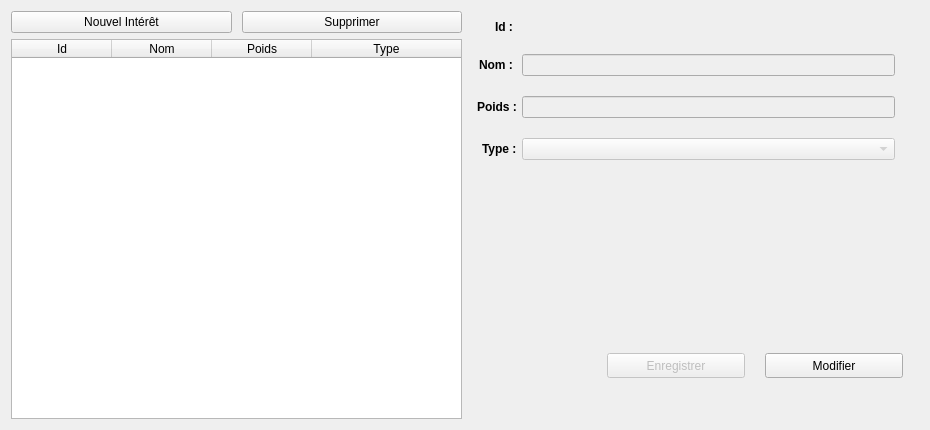
<?xml version="1.0" encoding="UTF-8"?>
<ui version="4.0">
 <class>InterestScreen</class>
 <widget class="QWidget" name="InterestScreen">
  <property name="geometry">
   <rect>
    <x>0</x>
    <y>0</y>
    <width>930</width>
    <height>430</height>
   </rect>
  </property>
  <layout class="QHBoxLayout" name="horizontalLayout">
   <item>
    <layout class="QVBoxLayout" name="verticalLayout_2">
     <item>
      <layout class="QHBoxLayout" name="horizontalLayout_2">
       <property name="spacing">
        <number>10</number>
       </property>
       <item>
        <widget class="QPushButton" name="create_button">
         <property name="text">
          <string>Nouvel Intérêt</string>
         </property>
        </widget>
       </item>
       <item>
        <widget class="QPushButton" name="delete_button">
         <property name="text">
          <string>Supprimer</string>
         </property>
         <property name="autoDefault">
          <bool>false</bool>
         </property>
         <property name="default">
          <bool>false</bool>
         </property>
         <property name="flat">
          <bool>false</bool>
         </property>
        </widget>
       </item>
      </layout>
     </item>
     <item>
      <widget class="QTableWidget" name="interestTable">
       <property name="editTriggers">
        <set>QAbstractItemView::NoEditTriggers</set>
       </property>
       <property name="dragDropOverwriteMode">
        <bool>false</bool>
       </property>
       <property name="alternatingRowColors">
        <bool>true</bool>
       </property>
       <property name="selectionMode">
        <enum>QAbstractItemView::SingleSelection</enum>
       </property>
       <property name="selectionBehavior">
        <enum>QAbstractItemView::SelectRows</enum>
       </property>
       <property name="verticalScrollMode">
        <enum>QAbstractItemView::ScrollPerPixel</enum>
       </property>
       <property name="horizontalScrollMode">
        <enum>QAbstractItemView::ScrollPerPixel</enum>
       </property>
       <property name="sortingEnabled">
        <bool>false</bool>
       </property>
       <attribute name="horizontalHeaderHighlightSections">
        <bool>false</bool>
       </attribute>
       <attribute name="horizontalHeaderShowSortIndicator" stdset="0">
        <bool>false</bool>
       </attribute>
       <attribute name="horizontalHeaderStretchLastSection">
        <bool>true</bool>
       </attribute>
       <attribute name="verticalHeaderVisible">
        <bool>false</bool>
       </attribute>
       <attribute name="verticalHeaderHighlightSections">
        <bool>false</bool>
       </attribute>
       <column>
        <property name="text">
         <string>Id</string>
        </property>
       </column>
       <column>
        <property name="text">
         <string>Nom</string>
        </property>
       </column>
       <column>
        <property name="text">
         <string>Poids</string>
        </property>
       </column>
       <column>
        <property name="text">
         <string>Type</string>
        </property>
       </column>
      </widget>
     </item>
    </layout>
   </item>
   <item>
    <layout class="QVBoxLayout" name="verticalLayout">
     <property name="spacing">
      <number>6</number>
     </property>
     <property name="rightMargin">
      <number>15</number>
     </property>
     <item>
      <widget class="QWidget" name="formWidget" native="true">
       <property name="enabled">
        <bool>true</bool>
       </property>
       <property name="sizePolicy">
        <sizepolicy hsizetype="Minimum" vsizetype="Preferred">
         <horstretch>0</horstretch>
         <verstretch>0</verstretch>
        </sizepolicy>
       </property>
       <layout class="QFormLayout" name="formLayout">
        <property name="sizeConstraint">
         <enum>QLayout::SetDefaultConstraint</enum>
        </property>
        <property name="labelAlignment">
         <set>Qt::AlignRight|Qt::AlignTrailing|Qt::AlignVCenter</set>
        </property>
        <property name="horizontalSpacing">
         <number>5</number>
        </property>
        <property name="verticalSpacing">
         <number>20</number>
        </property>
        <item row="0" column="0">
         <widget class="QLabel" name="id_label">
          <property name="font">
           <font>
            <weight>75</weight>
            <bold>true</bold>
           </font>
          </property>
          <property name="text">
           <string>Id : </string>
          </property>
         </widget>
        </item>
        <item row="0" column="1">
         <widget class="QLabel" name="id_text">
          <property name="sizePolicy">
           <sizepolicy hsizetype="Preferred" vsizetype="Fixed">
            <horstretch>0</horstretch>
            <verstretch>0</verstretch>
           </sizepolicy>
          </property>
          <property name="text">
           <string/>
          </property>
         </widget>
        </item>
        <item row="1" column="0">
         <widget class="QLabel" name="name_label">
          <property name="font">
           <font>
            <weight>75</weight>
            <bold>true</bold>
           </font>
          </property>
          <property name="text">
           <string>Nom : </string>
          </property>
         </widget>
        </item>
        <item row="1" column="1">
         <widget class="QLineEdit" name="name_field">
          <property name="enabled">
           <bool>false</bool>
          </property>
          <property name="autoFillBackground">
           <bool>false</bool>
          </property>
          <property name="text">
           <string/>
          </property>
          <property name="frame">
           <bool>true</bool>
          </property>
          <property name="readOnly">
           <bool>false</bool>
          </property>
          <property name="clearButtonEnabled">
           <bool>false</bool>
          </property>
         </widget>
        </item>
        <item row="2" column="0">
         <widget class="QLabel" name="weight_label">
          <property name="font">
           <font>
            <weight>75</weight>
            <bold>true</bold>
           </font>
          </property>
          <property name="text">
           <string>Poids :</string>
          </property>
         </widget>
        </item>
        <item row="2" column="1">
         <widget class="QLineEdit" name="weight_field">
          <property name="enabled">
           <bool>false</bool>
          </property>
          <property name="inputMethodHints">
           <set>Qt::ImhNone</set>
          </property>
          <property name="inputMask">
           <string notr="true"/>
          </property>
          <property name="text">
           <string notr="true"/>
          </property>
          <property name="frame">
           <bool>true</bool>
          </property>
          <property name="readOnly">
           <bool>false</bool>
          </property>
          <property name="placeholderText">
           <string notr="true"/>
          </property>
          <property name="clearButtonEnabled">
           <bool>false</bool>
          </property>
         </widget>
        </item>
        <item row="3" column="0">
         <widget class="QLabel" name="type_label">
          <property name="font">
           <font>
            <weight>75</weight>
            <bold>true</bold>
           </font>
          </property>
          <property name="text">
           <string>Type :</string>
          </property>
         </widget>
        </item>
        <item row="3" column="1">
         <widget class="QComboBox" name="type_field">
          <property name="enabled">
           <bool>false</bool>
          </property>
         </widget>
        </item>
       </layout>
      </widget>
     </item>
     <item>
      <layout class="QHBoxLayout" name="buttonLayout">
       <property name="spacing">
        <number>20</number>
       </property>
       <property name="leftMargin">
        <number>1</number>
       </property>
       <property name="topMargin">
        <number>1</number>
       </property>
       <property name="rightMargin">
        <number>1</number>
       </property>
       <property name="bottomMargin">
        <number>1</number>
       </property>
       <item>
        <spacer name="horizontalSpacer">
         <property name="orientation">
          <enum>Qt::Horizontal</enum>
         </property>
         <property name="sizeHint" stdset="0">
          <size>
           <width>40</width>
           <height>20</height>
          </size>
         </property>
        </spacer>
       </item>
       <item>
        <widget class="QPushButton" name="save_button">
         <property name="enabled">
          <bool>false</bool>
         </property>
         <property name="sizePolicy">
          <sizepolicy hsizetype="MinimumExpanding" vsizetype="Fixed">
           <horstretch>0</horstretch>
           <verstretch>0</verstretch>
          </sizepolicy>
         </property>
         <property name="minimumSize">
          <size>
           <width>0</width>
           <height>25</height>
          </size>
         </property>
         <property name="text">
          <string>Enregistrer</string>
         </property>
        </widget>
       </item>
       <item>
        <widget class="QPushButton" name="edit_button">
         <property name="sizePolicy">
          <sizepolicy hsizetype="MinimumExpanding" vsizetype="Fixed">
           <horstretch>0</horstretch>
           <verstretch>0</verstretch>
          </sizepolicy>
         </property>
         <property name="minimumSize">
          <size>
           <width>0</width>
           <height>25</height>
          </size>
         </property>
         <property name="text">
          <string>Modifier</string>
         </property>
        </widget>
       </item>
      </layout>
     </item>
     <item>
      <spacer name="verticalSpacer">
       <property name="orientation">
        <enum>Qt::Vertical</enum>
       </property>
       <property name="sizeType">
        <enum>QSizePolicy::Minimum</enum>
       </property>
       <property name="sizeHint" stdset="0">
        <size>
         <width>20</width>
         <height>40</height>
        </size>
       </property>
      </spacer>
     </item>
    </layout>
   </item>
  </layout>
 </widget>
 <resources/>
 <connections/>
</ui>
